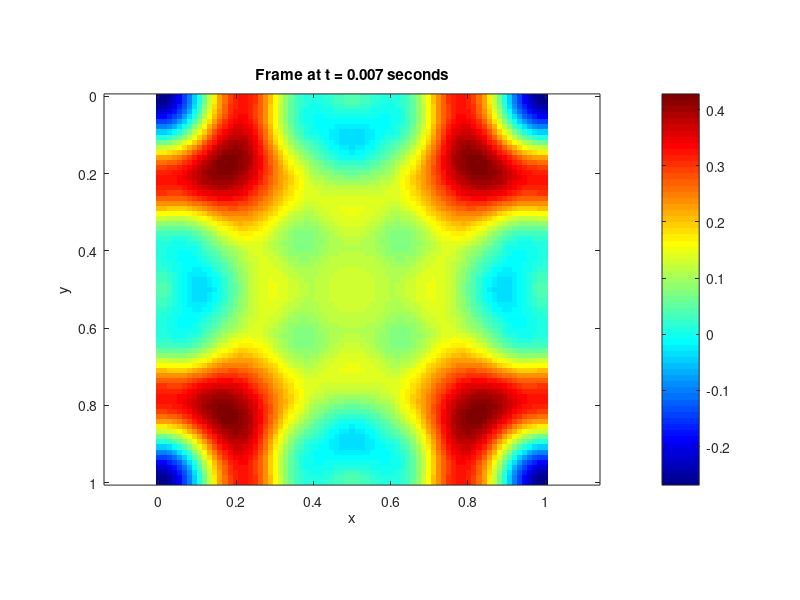

Recreate this plot in MATLAB. (Note: a time limit stopped this script after it produced the figure.)
% Parameters
Fs = 44100; % sample rate
T = 2; % seconds
T60 = 8; % seconds

NT = round(T * Fs); % time steps
k = 1/Fs; % time step
lambda = 1/sqrt(2); % courant number
gamma = 400;
sigma0 = 6*log(10)/T60;

h = gamma*k/lambda; % grid spacing
epsilon = 1; % aspect ratio
Nx = floor(sqrt(epsilon)/h);
Ny = floor(1/(sqrt(epsilon)*h));
h = sqrt(epsilon)/Nx; lambda = gamma*k/h;

Lx = sqrt(epsilon); Ly = 1/sqrt(epsilon);

N = floor(Nx/3);           % Number of modes in x
M = floor(Ny/3);           % Number of modes in y

% Spatial grid
x = linspace(0, Lx, Nx);
y = linspace(0, Ly, Ny);
[xx, yy] = meshgrid(x, y);

% Initial displacement f(x, y) as raised cosine bump
x0 = Lx/2;
y0 = Ly/2;
R = 0.2;
f = @(x, y) ((x - x0).^2 + (y - y0).^2 <= R^2) .* ...
           0.5 .* (1 + cos(pi * sqrt((x - x0).^2 + (y - y0).^2) / R));

F = f(xx, yy);  % Evaluate on grid

% Compute modal coefficients A_{n,m}
A = zeros(N+1, M+1);
for n = 0:N
    for m = 0:M
        cos_n = cos(n*pi*x'/Lx);    % Nx×1
        cos_m = cos(m*pi*y/Ly);     % 1×Ny
        basis = cos_n * cos_m;      % Nx×Ny
        integrand = F .* basis';    % transpose to match
        A(n+1,m+1) = 4/(Lx*Ly) * trapz(y, trapz(x, integrand, 2));
    end
end

% Time loop setup
t_max = T;
dt = k;
frames = floor(t_max / dt);

% Create figure
figure;
colormap(jet);
h_img = imagesc(x, y, zeros(Ny, Nx));
axis equal tight;
colorbar;
xlabel('x'); ylabel('y');
title('2D Damped Wave Equation Solution');

% Precompute modal frequencies with damping
omega_damped = zeros(N+1, M+1);
for n = 0:N
    for m = 0:M
        k2 = (n*pi/Lx)^2 + (m*pi/Ly)^2;
        omega2 = gamma^2 * k2 - sigma0^2;
        if omega2 > 0
            omega_damped(n+1, m+1) = sqrt(omega2);
        else
            omega_damped(n+1, m+1) = 0;  % overdamped
        end
    end
end

% Choose a specific time index
targetIdx = 300;  % for example, time t = 1.2 seconds
t = (targetIdx - 1) * k;
U_xt = zeros(Ny, Nx);
for n = 0:N
    for m = 0:M
        w_nm = omega_damped(n+1, m+1);
        decay = exp(-sigma0 * t);
        osc = cos(w_nm * t);
        mode_shape = cos(n*pi*xx/Lx) .* cos(m*pi*yy/Ly);
        U_xt = U_xt + A(n+1, m+1) * decay * osc * mode_shape;
    end
end

% Plot and save the frame
figure;
colormap(jet);
imagesc(x, y, U_xt);
axis equal tight;
colorbar;
xlabel('x'); ylabel('y');
title(sprintf('Frame at t = %.3f seconds', t));

% Save to file
filename = sprintf('modal_wave_frame_t%.3fs.png', t);
exportgraphics(gca, filename);  % or use saveas(gcf, filename)
disp(['Saved frame to ', filename]);

% Animation loop
for idx = 1:frames
    t = (idx-1)*dt;
    U_xt = zeros(Ny, Nx);
    for n = 0:N
        for m = 0:M
            w_nm = omega_damped(n+1, m+1);
            decay = exp(-sigma0 * t);
            osc = cos(w_nm * t);
            mode_shape = cos(n*pi*xx/Lx) .* cos(m*pi*yy/Ly);
            U_xt = U_xt + A(n+1, m+1) * decay * osc * mode_shape;
        end
    end
    set(h_img, 'CData', U_xt);
    title(sprintf('2D Damped Wave Equation at time step: %.3f', idx));
    drawnow;
end
